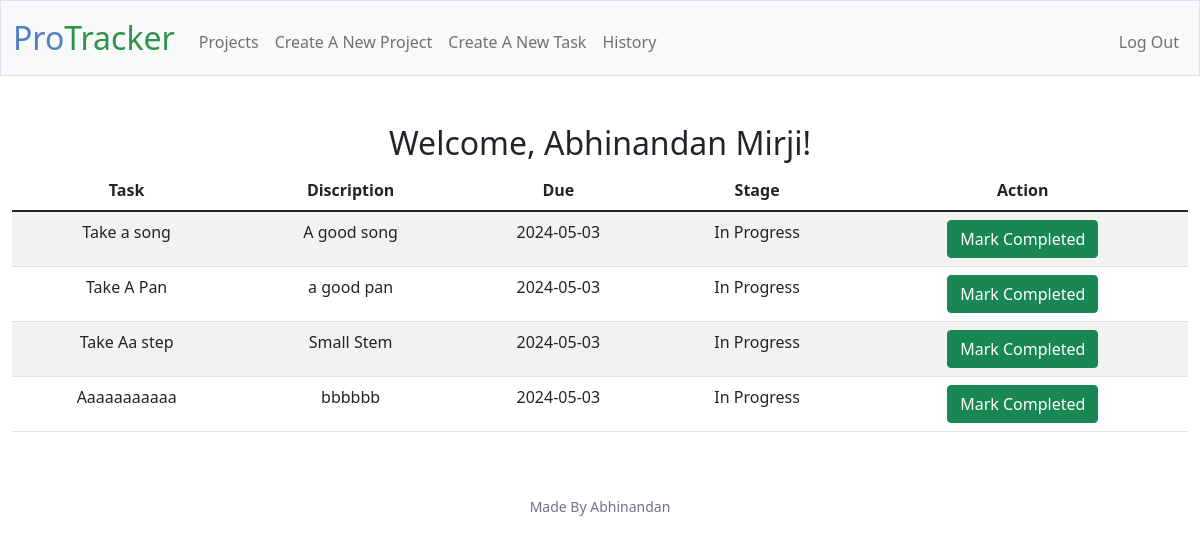
Screenshot of / (signed in) with the database file from the repository.
### tables this page shows
CREATE TABLE user ( user_id INTEGER PRIMARY KEY AUTOINCREMENT NOT NULL, username TEXT NOT NULL UNIQUE, hash TEXT NOT NULL, first_name TEXT NOT NULL, last_name TEXT NOT NULL);

CREATE TABLE task (  task_id INTEGER PRIMARY KEY AUTOINCREMENT,  task_name VARCHAR(255) NOT NULL,  description TEXT,  due_date DATE,  stage_id INTEGER NOT NULL, completion_date DATE NULL, project_id INTEGER,  FOREIGN KEY (stage_id) REFERENCES stage(stage_id));

CREATE TABLE stage (  stage_id INTEGER PRIMARY KEY AUTOINCREMENT,  stage_name VARCHAR(50) NOT NULL UNIQUE);

### app.py (the view)
@app.route("/")
@login_required
def index():
    user = db.execute(
        "SELECT first_name, last_name FROM user WHERE user_id = :user_id",
        user_id=session["user_id"],
    )
    tasks = db.execute(
        """
        SELECT task.task_id AS task_id, task.task_name, description, due_date,
        task.stage_id AS task_stage_id, stage.stage_name AS stage_name
    FROM task
    INNER JOIN assignment ON task.task_id = assignment.task_id
    INNER JOIN stage ON task.stage_id = stage.stage_id  -- Use task.stage_id here
    WHERE user_id = :user_id AND task.stage_id IN (SELECT stage_id FROM stage WHERE stage_name = 'In Progress' OR stage_name = 'Not Started')
    ORDER BY stage_name DESC, due_date ASC

        """,
        user_id=session["user_id"],
    )
    return render_template(
        "index.html",
        user=user,
        tasks=tasks,
    )

### app.py (called while the page is built)
@app.after_request
def after_request(response):
    response.headers["Cache-Control"] = "no-cache, no-store, must-revalidate"
    response.headers["Expires"] = 0
    response.headers["Pragma"] = "no-cache"
    return response

### helpers.py (called while the page is built)
def login_required(f):
    @wraps(f)
    def decorated_function(*args, **kwargs):
        if session.get("user_id") is None:
            return redirect("/login")
        return f(*args, **kwargs)
    return decorated_function

### templates/index.html (shortened to what this page needs)
{% extends "layout.html" %}
{% block main %}
    <h2>Welcome, {{ user[0].first_name }} {{ user[0].last_name }}!</h2>
    <table class="table table-striped">
        <thead>
            <tr>
                <th class="text">Task</th>
                <th class="text">Discription</th>
                <th class="text">Due</th>
                <th class="text">Stage</th>
                <th class="text">Action</th>
            </tr>
        </thead>
        <tbody>
            {% for task in tasks %}
                <tr>
                    <td class="text">{{ task.task_name }}</td>
                    <td class="text">{{ task.description }}</td>
                    <td class="text">{{ task.due_date }}</td>
                    <td class="text">{{ task.stage_name }}</td>
                    <td class="text">
                        {% if task.stage_name == "In Progress" %}
                            <form action="/mark_complete/{{ task.task_id }}" method="post">
                                <button type="submit" class="btn btn-success">Mark Completed</button>
                            </form>
                        {% elif task.stage_name == "Not Started" %}
                            <form action="/mark_in_progress/{{ task.task_id }}" method="post">
                                <button type="submit" class="btn btn-warning">Mark In Progress</button>
                            </form>
                        {% endif %}
                    </td>
                </tr>
            {% endfor %}
        </tbody>
    </table>
{% endblock %}

### rows the page displays
user: first_name "Abhinandan", last_name "Mirji"
task: task_name "Take a song", description "A good song", due_date "2024-05-03", stage_name "In Progress"
task: task_name "Take A Pan", description "a good pan", due_date "2024-05-03", stage_name "In Progress"
task: task_name "Take Aa step", description "Small Stem", due_date "2024-05-03", stage_name "In Progress"
task: task_name "Aaaaaaaaaaa", description "bbbbbb", due_date "2024-05-03", stage_name "In Progress"
